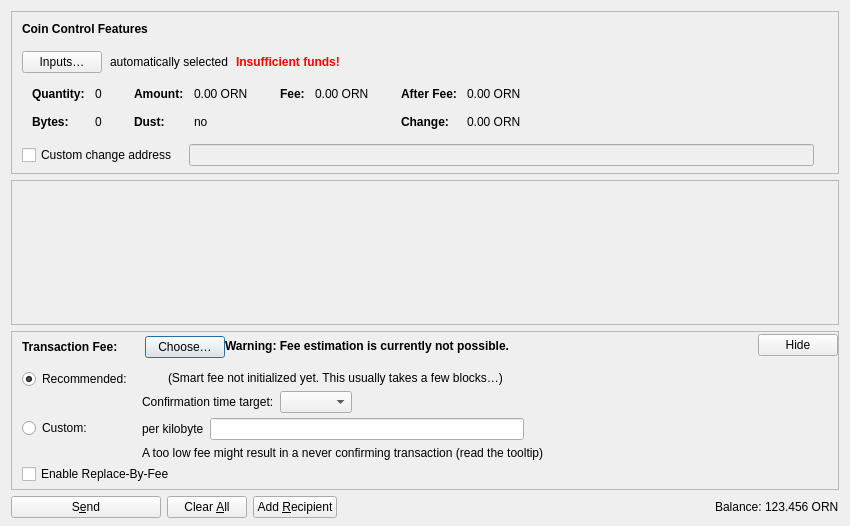
<?xml version="1.0" encoding="UTF-8"?>
<ui version="4.0">
 <class>SendCoinsDialog</class>
 <widget class="QDialog" name="SendCoinsDialog">
  <property name="geometry">
   <rect>
    <x>0</x>
    <y>0</y>
    <width>850</width>
    <height>526</height>
   </rect>
  </property>
  <property name="windowTitle">
   <string>Send Coins</string>
  </property>
  <layout class="QVBoxLayout" name="verticalLayout" stretch="0,1,0,0">
   <property name="bottomMargin">
    <number>8</number>
   </property>
   <item>
    <widget class="QFrame" name="frameCoinControl">
     <property name="sizePolicy">
      <sizepolicy hsizetype="Expanding" vsizetype="Expanding">
       <horstretch>0</horstretch>
       <verstretch>0</verstretch>
      </sizepolicy>
     </property>
     <property name="maximumSize">
      <size>
       <width>16777215</width>
       <height>16777215</height>
      </size>
     </property>
     <property name="frameShape">
      <enum>QFrame::StyledPanel</enum>
     </property>
     <property name="frameShadow">
      <enum>QFrame::Sunken</enum>
     </property>
     <layout class="QVBoxLayout" name="verticalLayoutCoinControl2">
      <property name="spacing">
       <number>0</number>
      </property>
      <property name="leftMargin">
       <number>0</number>
      </property>
      <property name="topMargin">
       <number>0</number>
      </property>
      <property name="rightMargin">
       <number>0</number>
      </property>
      <property name="bottomMargin">
       <number>6</number>
      </property>
      <item>
       <layout class="QVBoxLayout" name="verticalLayoutCoinControl" stretch="0,0,0,0,1">
        <property name="spacing">
         <number>0</number>
        </property>
        <property name="leftMargin">
         <number>10</number>
        </property>
        <property name="topMargin">
         <number>10</number>
        </property>
        <item>
         <layout class="QHBoxLayout" name="horizontalLayoutCoinControl1">
          <property name="bottomMargin">
           <number>15</number>
          </property>
          <item>
           <widget class="QLabel" name="labelCoinControlFeatures">
            <property name="sizePolicy">
             <sizepolicy hsizetype="Preferred" vsizetype="Maximum">
              <horstretch>0</horstretch>
              <verstretch>0</verstretch>
             </sizepolicy>
            </property>
            <property name="font">
             <font>
              <weight>75</weight>
              <bold>true</bold>
             </font>
            </property>
            <property name="styleSheet">
             <string notr="true">font-weight:bold;</string>
            </property>
            <property name="text">
             <string>Coin Control Features</string>
            </property>
           </widget>
          </item>
         </layout>
        </item>
        <item>
         <layout class="QHBoxLayout" name="horizontalLayoutCoinControl2" stretch="0,0,0,0">
          <property name="spacing">
           <number>8</number>
          </property>
          <property name="bottomMargin">
           <number>10</number>
          </property>
          <item>
           <widget class="QPushButton" name="pushButtonCoinControl">
            <property name="styleSheet">
             <string notr="true"/>
            </property>
            <property name="text">
             <string>Inputs…</string>
            </property>
            <property name="autoDefault">
             <bool>false</bool>
            </property>
           </widget>
          </item>
          <item>
           <widget class="QLabel" name="labelCoinControlAutomaticallySelected">
            <property name="text">
             <string>automatically selected</string>
            </property>
            <property name="margin">
             <number>5</number>
            </property>
           </widget>
          </item>
          <item>
           <widget class="QLabel" name="labelCoinControlInsuffFunds">
            <property name="font">
             <font>
              <weight>75</weight>
              <bold>true</bold>
             </font>
            </property>
            <property name="styleSheet">
             <string notr="true">color:red;font-weight:bold;</string>
            </property>
            <property name="text">
             <string>Insufficient funds!</string>
            </property>
            <property name="margin">
             <number>5</number>
            </property>
           </widget>
          </item>
          <item>
           <spacer name="horizontalSpacerCoinControl">
            <property name="orientation">
             <enum>Qt::Horizontal</enum>
            </property>
            <property name="sizeHint" stdset="0">
             <size>
              <width>40</width>
              <height>1</height>
             </size>
            </property>
           </spacer>
          </item>
         </layout>
        </item>
        <item>
         <widget class="QWidget" name="widgetCoinControl" native="true">
          <property name="sizePolicy">
           <sizepolicy hsizetype="Preferred" vsizetype="Preferred">
            <horstretch>0</horstretch>
            <verstretch>0</verstretch>
           </sizepolicy>
          </property>
          <property name="minimumSize">
           <size>
            <width>0</width>
            <height>0</height>
           </size>
          </property>
          <property name="styleSheet">
           <string notr="true"/>
          </property>
          <layout class="QHBoxLayout" name="horizontalLayoutCoinControl5">
           <property name="leftMargin">
            <number>0</number>
           </property>
           <property name="topMargin">
            <number>0</number>
           </property>
           <property name="rightMargin">
            <number>0</number>
           </property>
           <property name="bottomMargin">
            <number>0</number>
           </property>
           <item>
            <layout class="QHBoxLayout" name="horizontalLayoutCoinControl3" stretch="0,0,0,1">
             <property name="spacing">
              <number>20</number>
             </property>
             <property name="topMargin">
              <number>0</number>
             </property>
             <property name="bottomMargin">
              <number>10</number>
             </property>
             <item>
              <layout class="QFormLayout" name="formLayoutCoinControl1">
               <property name="horizontalSpacing">
                <number>10</number>
               </property>
               <property name="verticalSpacing">
                <number>14</number>
               </property>
               <property name="leftMargin">
                <number>10</number>
               </property>
               <property name="topMargin">
                <number>4</number>
               </property>
               <property name="rightMargin">
                <number>6</number>
               </property>
               <item row="0" column="0">
                <widget class="QLabel" name="labelCoinControlQuantityText">
                 <property name="font">
                  <font>
                   <weight>75</weight>
                   <bold>true</bold>
                  </font>
                 </property>
                 <property name="text">
                  <string>Quantity:</string>
                 </property>
                 <property name="margin">
                  <number>0</number>
                 </property>
                </widget>
               </item>
               <item row="0" column="1">
                <widget class="QLabel" name="labelCoinControlQuantity">
                 <property name="cursor">
                  <cursorShape>IBeamCursor</cursorShape>
                 </property>
                 <property name="contextMenuPolicy">
                  <enum>Qt::ActionsContextMenu</enum>
                 </property>
                 <property name="text">
                  <string notr="true">0</string>
                 </property>
                 <property name="margin">
                  <number>0</number>
                 </property>
                 <property name="textInteractionFlags">
                  <set>Qt::LinksAccessibleByMouse|Qt::TextSelectableByKeyboard|Qt::TextSelectableByMouse</set>
                 </property>
                </widget>
               </item>
               <item row="1" column="0">
                <widget class="QLabel" name="labelCoinControlBytesText">
                 <property name="font">
                  <font>
                   <weight>75</weight>
                   <bold>true</bold>
                  </font>
                 </property>
                 <property name="text">
                  <string>Bytes:</string>
                 </property>
                </widget>
               </item>
               <item row="1" column="1">
                <widget class="QLabel" name="labelCoinControlBytes">
                 <property name="cursor">
                  <cursorShape>IBeamCursor</cursorShape>
                 </property>
                 <property name="contextMenuPolicy">
                  <enum>Qt::ActionsContextMenu</enum>
                 </property>
                 <property name="text">
                  <string notr="true">0</string>
                 </property>
                 <property name="textInteractionFlags">
                  <set>Qt::LinksAccessibleByMouse|Qt::TextSelectableByKeyboard|Qt::TextSelectableByMouse</set>
                 </property>
                </widget>
               </item>
              </layout>
             </item>
             <item>
              <layout class="QFormLayout" name="formLayoutCoinControl2">
               <property name="horizontalSpacing">
                <number>10</number>
               </property>
               <property name="verticalSpacing">
                <number>14</number>
               </property>
               <property name="leftMargin">
                <number>6</number>
               </property>
               <property name="topMargin">
                <number>4</number>
               </property>
               <property name="rightMargin">
                <number>6</number>
               </property>
               <item row="0" column="0">
                <widget class="QLabel" name="labelCoinControlAmountText">
                 <property name="font">
                  <font>
                   <weight>75</weight>
                   <bold>true</bold>
                  </font>
                 </property>
                 <property name="text">
                  <string>Amount:</string>
                 </property>
                 <property name="margin">
                  <number>0</number>
                 </property>
                </widget>
               </item>
               <item row="0" column="1">
                <widget class="QLabel" name="labelCoinControlAmount">
                 <property name="cursor">
                  <cursorShape>IBeamCursor</cursorShape>
                 </property>
                 <property name="contextMenuPolicy">
                  <enum>Qt::ActionsContextMenu</enum>
                 </property>
                 <property name="text">
                  <string notr="true">0.00 ORN</string>
                 </property>
                 <property name="textInteractionFlags">
                  <set>Qt::LinksAccessibleByMouse|Qt::TextSelectableByKeyboard|Qt::TextSelectableByMouse</set>
                 </property>
                </widget>
               </item>
               <item row="1" column="0">
                <widget class="QLabel" name="labelCoinControlLowOutputText">
                 <property name="font">
                  <font>
                   <weight>75</weight>
                   <bold>true</bold>
                  </font>
                 </property>
                 <property name="text">
                  <string>Dust:</string>
                 </property>
                </widget>
               </item>
               <item row="1" column="1">
                <widget class="QLabel" name="labelCoinControlLowOutput">
                 <property name="cursor">
                  <cursorShape>IBeamCursor</cursorShape>
                 </property>
                 <property name="contextMenuPolicy">
                  <enum>Qt::ActionsContextMenu</enum>
                 </property>
                 <property name="text">
                  <string notr="true">no</string>
                 </property>
                 <property name="textInteractionFlags">
                  <set>Qt::LinksAccessibleByMouse|Qt::TextSelectableByKeyboard|Qt::TextSelectableByMouse</set>
                 </property>
                </widget>
               </item>
              </layout>
             </item>
             <item>
              <layout class="QFormLayout" name="formLayoutCoinControl3">
               <property name="horizontalSpacing">
                <number>10</number>
               </property>
               <property name="verticalSpacing">
                <number>14</number>
               </property>
               <property name="leftMargin">
                <number>6</number>
               </property>
               <property name="topMargin">
                <number>4</number>
               </property>
               <property name="rightMargin">
                <number>6</number>
               </property>
               <item row="0" column="0">
                <widget class="QLabel" name="labelCoinControlFeeText">
                 <property name="font">
                  <font>
                   <weight>75</weight>
                   <bold>true</bold>
                  </font>
                 </property>
                 <property name="text">
                  <string>Fee:</string>
                 </property>
                 <property name="margin">
                  <number>0</number>
                 </property>
                </widget>
               </item>
               <item row="0" column="1">
                <widget class="QLabel" name="labelCoinControlFee">
                 <property name="cursor">
                  <cursorShape>IBeamCursor</cursorShape>
                 </property>
                 <property name="contextMenuPolicy">
                  <enum>Qt::ActionsContextMenu</enum>
                 </property>
                 <property name="text">
                  <string notr="true">0.00 ORN</string>
                 </property>
                 <property name="textInteractionFlags">
                  <set>Qt::LinksAccessibleByMouse|Qt::TextSelectableByKeyboard|Qt::TextSelectableByMouse</set>
                 </property>
                </widget>
               </item>
              </layout>
             </item>
             <item>
              <layout class="QFormLayout" name="formLayoutCoinControl4">
               <property name="horizontalSpacing">
                <number>10</number>
               </property>
               <property name="verticalSpacing">
                <number>14</number>
               </property>
               <property name="leftMargin">
                <number>6</number>
               </property>
               <property name="topMargin">
                <number>4</number>
               </property>
               <property name="rightMargin">
                <number>6</number>
               </property>
               <item row="0" column="0">
                <widget class="QLabel" name="labelCoinControlAfterFeeText">
                 <property name="font">
                  <font>
                   <weight>75</weight>
                   <bold>true</bold>
                  </font>
                 </property>
                 <property name="text">
                  <string>After Fee:</string>
                 </property>
                 <property name="margin">
                  <number>0</number>
                 </property>
                </widget>
               </item>
               <item row="0" column="1">
                <widget class="QLabel" name="labelCoinControlAfterFee">
                 <property name="cursor">
                  <cursorShape>IBeamCursor</cursorShape>
                 </property>
                 <property name="contextMenuPolicy">
                  <enum>Qt::ActionsContextMenu</enum>
                 </property>
                 <property name="text">
                  <string notr="true">0.00 ORN</string>
                 </property>
                 <property name="textInteractionFlags">
                  <set>Qt::LinksAccessibleByMouse|Qt::TextSelectableByKeyboard|Qt::TextSelectableByMouse</set>
                 </property>
                </widget>
               </item>
               <item row="1" column="0">
                <widget class="QLabel" name="labelCoinControlChangeText">
                 <property name="font">
                  <font>
                   <weight>75</weight>
                   <bold>true</bold>
                  </font>
                 </property>
                 <property name="text">
                  <string>Change:</string>
                 </property>
                </widget>
               </item>
               <item row="1" column="1">
                <widget class="QLabel" name="labelCoinControlChange">
                 <property name="cursor">
                  <cursorShape>IBeamCursor</cursorShape>
                 </property>
                 <property name="contextMenuPolicy">
                  <enum>Qt::ActionsContextMenu</enum>
                 </property>
                 <property name="text">
                  <string notr="true">0.00 ORN</string>
                 </property>
                 <property name="textInteractionFlags">
                  <set>Qt::LinksAccessibleByMouse|Qt::TextSelectableByKeyboard|Qt::TextSelectableByMouse</set>
                 </property>
                </widget>
               </item>
              </layout>
             </item>
            </layout>
           </item>
          </layout>
         </widget>
        </item>
        <item>
         <layout class="QHBoxLayout" name="horizontalLayoutCoinControl4" stretch="0,0,0">
          <property name="spacing">
           <number>12</number>
          </property>
          <property name="sizeConstraint">
           <enum>QLayout::SetDefaultConstraint</enum>
          </property>
          <property name="topMargin">
           <number>5</number>
          </property>
          <property name="rightMargin">
           <number>5</number>
          </property>
          <item>
           <widget class="QCheckBox" name="checkBoxCoinControlChange">
            <property name="toolTip">
             <string>If this is activated, but the change address is empty or invalid, change will be sent to a newly generated address.</string>
            </property>
            <property name="text">
             <string>Custom change address</string>
            </property>
           </widget>
          </item>
          <item>
           <widget class="QValidatedLineEdit" name="lineEditCoinControlChange">
            <property name="enabled">
             <bool>false</bool>
            </property>
            <property name="sizePolicy">
             <sizepolicy hsizetype="Expanding" vsizetype="Fixed">
              <horstretch>0</horstretch>
              <verstretch>0</verstretch>
             </sizepolicy>
            </property>
           </widget>
          </item>
          <item>
           <widget class="QLabel" name="labelCoinControlChangeLabel">
            <property name="sizePolicy">
             <sizepolicy hsizetype="Preferred" vsizetype="Expanding">
              <horstretch>0</horstretch>
              <verstretch>0</verstretch>
             </sizepolicy>
            </property>
            <property name="minimumSize">
             <size>
              <width>0</width>
              <height>0</height>
             </size>
            </property>
            <property name="text">
             <string/>
            </property>
            <property name="margin">
             <number>3</number>
            </property>
           </widget>
          </item>
         </layout>
        </item>
        <item>
         <spacer name="verticalSpacerCoinControl">
          <property name="orientation">
           <enum>Qt::Vertical</enum>
          </property>
          <property name="sizeHint" stdset="0">
           <size>
            <width>800</width>
            <height>1</height>
           </size>
          </property>
         </spacer>
        </item>
       </layout>
      </item>
     </layout>
    </widget>
   </item>
   <item>
    <widget class="QScrollArea" name="scrollArea">
     <property name="widgetResizable">
      <bool>true</bool>
     </property>
     <widget class="QWidget" name="scrollAreaWidgetContents">
      <property name="geometry">
       <rect>
        <x>0</x>
        <y>0</y>
        <width>830</width>
        <height>104</height>
       </rect>
      </property>
      <layout class="QVBoxLayout" name="verticalLayout_2" stretch="0,1">
       <property name="leftMargin">
        <number>0</number>
       </property>
       <property name="topMargin">
        <number>0</number>
       </property>
       <property name="rightMargin">
        <number>0</number>
       </property>
       <property name="bottomMargin">
        <number>0</number>
       </property>
       <item>
        <layout class="QVBoxLayout" name="entries">
         <property name="spacing">
          <number>6</number>
         </property>
        </layout>
       </item>
       <item>
        <spacer name="verticalSpacer">
         <property name="orientation">
          <enum>Qt::Vertical</enum>
         </property>
         <property name="sizeHint" stdset="0">
          <size>
           <width>20</width>
           <height>40</height>
          </size>
         </property>
        </spacer>
       </item>
      </layout>
     </widget>
    </widget>
   </item>
   <item>
    <widget class="QFrame" name="frameFee">
     <property name="sizePolicy">
      <sizepolicy hsizetype="Expanding" vsizetype="Expanding">
       <horstretch>0</horstretch>
       <verstretch>0</verstretch>
      </sizepolicy>
     </property>
     <property name="maximumSize">
      <size>
       <width>16777215</width>
       <height>16777215</height>
      </size>
     </property>
     <property name="frameShape">
      <enum>QFrame::StyledPanel</enum>
     </property>
     <property name="frameShadow">
      <enum>QFrame::Sunken</enum>
     </property>
     <layout class="QVBoxLayout" name="verticalLayoutFee1">
      <property name="spacing">
       <number>0</number>
      </property>
      <property name="leftMargin">
       <number>0</number>
      </property>
      <property name="topMargin">
       <number>0</number>
      </property>
      <property name="rightMargin">
       <number>0</number>
      </property>
      <property name="bottomMargin">
       <number>0</number>
      </property>
      <item>
       <layout class="QVBoxLayout" name="verticalLayoutFee2" stretch="0,0,0">
        <property name="spacing">
         <number>0</number>
        </property>
        <property name="leftMargin">
         <number>10</number>
        </property>
        <property name="topMargin">
         <number>0</number>
        </property>
        <item>
         <layout class="QHBoxLayout" name="horizontalLayoutFee1">
          <property name="bottomMargin">
           <number>0</number>
          </property>
          <item>
           <layout class="QVBoxLayout" name="verticalLayoutFee7">
            <property name="spacing">
             <number>0</number>
            </property>
            <item>
             <spacer name="verticalSpacerSmartFee">
              <property name="orientation">
               <enum>Qt::Vertical</enum>
              </property>
              <property name="sizeType">
               <enum>QSizePolicy::Fixed</enum>
              </property>
              <property name="sizeHint" stdset="0">
               <size>
                <width>1</width>
                <height>4</height>
               </size>
              </property>
             </spacer>
            </item>
            <item>
             <layout class="QHBoxLayout" name="horizontalLayoutSmartFee">
              <property name="spacing">
               <number>10</number>
              </property>
              <item>
               <widget class="QLabel" name="labelFeeHeadline">
                <property name="sizePolicy">
                 <sizepolicy hsizetype="Preferred" vsizetype="Maximum">
                  <horstretch>0</horstretch>
                  <verstretch>0</verstretch>
                 </sizepolicy>
                </property>
                <property name="font">
                 <font>
                  <weight>75</weight>
                  <bold>true</bold>
                 </font>
                </property>
                <property name="styleSheet">
                 <string notr="true">font-weight:bold;</string>
                </property>
                <property name="text">
                 <string>Transaction Fee:</string>
                </property>
               </widget>
              </item>
              <item>
               <widget class="QLabel" name="labelFeeMinimized">
                <property name="text">
                 <string/>
                </property>
               </widget>
              </item>
              <item>
               <widget class="QPushButton" name="buttonChooseFee">
                <property name="text">
                 <string>Choose…</string>
                </property>
               </widget>
              </item>
             </layout>
            </item>
            <item>
             <spacer name="verticalSpacer_5">
              <property name="orientation">
               <enum>Qt::Vertical</enum>
              </property>
              <property name="sizeHint" stdset="0">
               <size>
                <width>1</width>
                <height>1</height>
               </size>
              </property>
             </spacer>
            </item>
           </layout>
          </item>
          <item>
           <widget class="QLabel" name="fallbackFeeWarningLabel">
            <property name="toolTip">
             <string>Using the fallbackfee can result in sending a transaction that will take several hours or days (or never) to confirm. Consider choosing your fee manually or wait until you have validated the complete chain.</string>
            </property>
            <property name="font">
            <font>
                <weight>75</weight>
                <bold>true</bold>
            </font>
            </property>
            <property name="text">
             <string>Warning: Fee estimation is currently not possible.</string>
            </property>
            <property name="wordWrap">
             <bool>false</bool>
            </property>
           </widget>
          </item>
          <item>
           <spacer name="horizontalSpacer_4">
            <property name="orientation">
             <enum>Qt::Horizontal</enum>
            </property>
            <property name="sizeType">
             <enum>QSizePolicy::MinimumExpanding</enum>
            </property>
            <property name="sizeHint" stdset="0">
             <size>
              <width>40</width>
              <height>20</height>
             </size>
            </property>
           </spacer>
          </item>
          <item>
           <widget class="QPushButton" name="buttonMinimizeFee">
            <property name="toolTip">
             <string>Hide transaction fee settings</string>
            </property>
            <property name="text">
             <string>Hide</string>
            </property>
           </widget>
          </item>
         </layout>
        </item>
        <item>
         <widget class="QFrame" name="frameFeeSelection">
          <layout class="QVBoxLayout" name="verticalLayoutFee12">
           <property name="spacing">
            <number>0</number>
           </property>
           <property name="leftMargin">
            <number>0</number>
           </property>
           <property name="topMargin">
            <number>0</number>
           </property>
           <property name="rightMargin">
            <number>0</number>
           </property>
           <property name="bottomMargin">
            <number>0</number>
           </property>
           <item>
            <layout class="QGridLayout" name="gridLayoutFee">
             <property name="topMargin">
              <number>10</number>
             </property>
             <property name="bottomMargin">
              <number>4</number>
             </property>
             <property name="horizontalSpacing">
              <number>10</number>
             </property>
             <property name="verticalSpacing">
              <number>4</number>
             </property>
             <item row="1" column="1">
              <layout class="QVBoxLayout" name="verticalLayoutFee8">
               <property name="spacing">
                <number>6</number>
               </property>
               <item>
                <layout class="QHBoxLayout" name="horizontalLayoutFee13">
                 <item>
                  <widget class="QLabel" name="labelCustomPerKilobyte">
                   <property name="toolTip">
                    <string>Specify a custom fee per kB (1,000 bytes) of the transaction's virtual size.

Note:  Since the fee is calculated on a per-byte basis, a fee rate of "100 satoshis per kvB" for a transaction size of 500 virtual bytes (half of 1 kvB) would ultimately yield a fee of only 50 satoshis.</string>
                   </property>
                   <property name="text">
                    <string>per kilobyte</string>
                   </property>
                  </widget>
                 </item>
                 <item>
                  <widget class="OrionAmountField" name="customFee"/>
                 </item>
                 <item>
                  <spacer name="horizontalSpacer_6">
                   <property name="orientation">
                    <enum>Qt::Horizontal</enum>
                   </property>
                   <property name="sizeHint" stdset="0">
                    <size>
                     <width>1</width>
                     <height>1</height>
                    </size>
                   </property>
                  </spacer>
                 </item>
                </layout>
               </item>
               <item>
                <layout class="QHBoxLayout" name="horizontalLayoutFee8">
                 <item>
                  <widget class="QLabel" name="labelCustomFeeWarning">
                   <property name="enabled">
                    <bool>true</bool>
                   </property>
                   <property name="toolTip">
                    <string>When there is less transaction volume than space in the blocks, miners as well as relaying nodes may enforce a minimum fee. Paying only this minimum fee is just fine, but be aware that this can result in a never confirming transaction once there is more demand for orion transactions than the network can process.</string>
                   </property>
                   <property name="text">
                    <string>A too low fee might result in a never confirming transaction (read the tooltip)</string>
                   </property>
                  </widget>
                 </item>
                 <item>
                  <spacer name="horizontalSpacer_2">
                   <property name="orientation">
                    <enum>Qt::Horizontal</enum>
                   </property>
                   <property name="sizeHint" stdset="0">
                    <size>
                     <width>1</width>
                     <height>1</height>
                    </size>
                   </property>
                  </spacer>
                 </item>
                </layout>
               </item>
              </layout>
             </item>
             <item row="0" column="0">
              <layout class="QVBoxLayout" name="verticalLayoutFee4" stretch="0,1">
               <item>
                <widget class="QRadioButton" name="radioSmartFee">
                 <property name="text">
                  <string>Recommended:</string>
                 </property>
                 <property name="checked">
                  <bool>true</bool>
                 </property>
                 <attribute name="buttonGroup">
                  <string notr="true">groupFee</string>
                 </attribute>
                </widget>
               </item>
               <item>
                <spacer name="verticalSpacer_2">
                 <property name="orientation">
                  <enum>Qt::Vertical</enum>
                 </property>
                 <property name="sizeHint" stdset="0">
                  <size>
                   <width>1</width>
                   <height>1</height>
                  </size>
                 </property>
                </spacer>
               </item>
              </layout>
             </item>
             <item row="1" column="0">
              <layout class="QVBoxLayout" name="verticalLayoutFee9" stretch="0,1">
               <item>
                <widget class="QRadioButton" name="radioCustomFee">
                 <property name="text">
                  <string>Custom:</string>
                 </property>
                 <attribute name="buttonGroup">
                  <string notr="true">groupFee</string>
                 </attribute>
                </widget>
               </item>
               <item>
                <spacer name="verticalSpacer_6">
                 <property name="orientation">
                  <enum>Qt::Vertical</enum>
                 </property>
                 <property name="sizeHint" stdset="0">
                  <size>
                   <width>1</width>
                   <height>1</height>
                  </size>
                 </property>
                </spacer>
               </item>
              </layout>
             </item>
             <item row="0" column="1">
              <layout class="QVBoxLayout" name="verticalLayoutFee3" stretch="0,0,1">
               <property name="spacing">
                <number>6</number>
               </property>
               <property name="topMargin">
                <number>2</number>
               </property>
               <item>
                <layout class="QHBoxLayout" name="horizontalLayoutFee12">
                 <item>
                  <widget class="QLabel" name="labelSmartFee">
                   <property name="text">
                    <string/>
                   </property>
                  </widget>
                 </item>
                 <item>
                  <widget class="QLabel" name="labelFeeEstimation">
                   <property name="text">
                    <string/>
                   </property>
                  </widget>
                 </item>
                 <item>
                  <widget class="QLabel" name="labelSmartFee2">
                   <property name="text">
                    <string>(Smart fee not initialized yet. This usually takes a few blocks…)</string>
                   </property>
                  </widget>
                 </item>
                 <item>
                  <spacer name="horizontalSpacer_5">
                   <property name="orientation">
                    <enum>Qt::Horizontal</enum>
                   </property>
                   <property name="sizeHint" stdset="0">
                    <size>
                     <width>1</width>
                     <height>1</height>
                    </size>
                   </property>
                  </spacer>
                 </item>
                </layout>
               </item>
               <item>
                <layout class="QHBoxLayout" name="horizontalLayoutFee9">
                 <item>
                  <layout class="QVBoxLayout" name="verticalLayoutFee6">
                   <item>
                    <widget class="QLabel" name="labelSmartFee3">
                     <property name="text">
                      <string>Confirmation time target:</string>
                     </property>
                    </widget>
                   </item>
                  </layout>
                 </item>
                 <item>
                  <layout class="QVBoxLayout" name="verticalLayoutFee5">
                   <property name="rightMargin">
                    <number>30</number>
                   </property>
                   <item>
                    <layout class="QHBoxLayout" name="horizontalLayoutConfTarget">
                     <property name="bottomMargin">
                      <number>0</number>
                     </property>
                     <item>
                      <widget class="QComboBox" name="confTargetSelector"/>
                     </item>
                     <item>
                      <spacer name="horizontalSpacerConfTarget">
                       <property name="orientation">
                        <enum>Qt::Horizontal</enum>
                       </property>
                       <property name="sizeHint" stdset="0">
                        <size>
                         <width>40</width>
                         <height>20</height>
                        </size>
                       </property>
                      </spacer>
                     </item>
                    </layout>
                   </item>
                  </layout>
                 </item>
                </layout>
               </item>
               <item>
                <spacer name="verticalSpacer_4">
                 <property name="orientation">
                  <enum>Qt::Vertical</enum>
                 </property>
                 <property name="sizeHint" stdset="0">
                  <size>
                   <width>1</width>
                   <height>1</height>
                  </size>
                 </property>
                </spacer>
               </item>
              </layout>
             </item>
            </layout>
           </item>
           <item>
            <widget class="QCheckBox" name="optInRBF">
             <property name="text">
              <string>Enable Replace-By-Fee</string>
             </property>
             <property name="toolTip">
              <string>With Replace-By-Fee (BIP-125) you can increase a transaction's fee after it is sent. Without this, a higher fee may be recommended to compensate for increased transaction delay risk.</string>
             </property>
            </widget>
           </item>
          </layout>
         </widget>
        </item>
        <item>
         <spacer name="verticalSpacerFee">
          <property name="orientation">
           <enum>Qt::Vertical</enum>
          </property>
          <property name="sizeHint" stdset="0">
           <size>
            <width>40</width>
            <height>5</height>
           </size>
          </property>
         </spacer>
        </item>
       </layout>
      </item>
     </layout>
    </widget>
   </item>
   <item>
    <layout class="QHBoxLayout" name="horizontalLayout">
     <item>
      <widget class="QPushButton" name="sendButton">
       <property name="minimumSize">
        <size>
         <width>150</width>
         <height>0</height>
        </size>
       </property>
       <property name="toolTip">
        <string>Confirm the send action</string>
       </property>
       <property name="text">
        <string>S&amp;end</string>
       </property>
       <property name="icon">
        <iconset resource="../orion.qrc">
         <normaloff>:/icons/send</normaloff>:/icons/send</iconset>
       </property>
       <property name="autoDefault">
        <bool>false</bool>
       </property>
       <property name="default">
        <bool>false</bool>
       </property>
      </widget>
     </item>
     <item>
      <widget class="QPushButton" name="clearButton">
       <property name="sizePolicy">
        <sizepolicy hsizetype="Minimum" vsizetype="Fixed">
         <horstretch>0</horstretch>
         <verstretch>0</verstretch>
        </sizepolicy>
       </property>
       <property name="toolTip">
        <string>Clear all fields of the form.</string>
       </property>
       <property name="text">
        <string>Clear &amp;All</string>
       </property>
       <property name="icon">
        <iconset resource="../orion.qrc">
         <normaloff>:/icons/remove</normaloff>:/icons/remove</iconset>
       </property>
       <property name="autoDefault">
        <bool>false</bool>
       </property>
      </widget>
     </item>
     <item>
      <widget class="QPushButton" name="addButton">
       <property name="toolTip">
        <string>Send to multiple recipients at once</string>
       </property>
       <property name="text">
        <string>Add &amp;Recipient</string>
       </property>
       <property name="icon">
        <iconset resource="../orion.qrc">
         <normaloff>:/icons/add</normaloff>:/icons/add</iconset>
       </property>
       <property name="autoDefault">
        <bool>false</bool>
       </property>
      </widget>
     </item>
     <item>
      <spacer name="horizontalSpacer">
       <property name="orientation">
        <enum>Qt::Horizontal</enum>
       </property>
       <property name="sizeHint" stdset="0">
        <size>
         <width>40</width>
         <height>20</height>
        </size>
       </property>
      </spacer>
     </item>
     <item>
      <layout class="QHBoxLayout" name="horizontalLayout_2">
       <property name="spacing">
        <number>3</number>
       </property>
       <item>
        <widget class="QLabel" name="labelBalanceName">
         <property name="sizePolicy">
          <sizepolicy hsizetype="Preferred" vsizetype="Fixed">
           <horstretch>0</horstretch>
           <verstretch>0</verstretch>
          </sizepolicy>
         </property>
         <property name="text">
          <string>Balance:</string>
         </property>
        </widget>
       </item>
       <item>
        <widget class="QLabel" name="labelBalance">
         <property name="sizePolicy">
          <sizepolicy hsizetype="Preferred" vsizetype="Fixed">
           <horstretch>0</horstretch>
           <verstretch>0</verstretch>
          </sizepolicy>
         </property>
         <property name="cursor">
          <cursorShape>IBeamCursor</cursorShape>
         </property>
         <property name="text">
          <string notr="true">123.456 ORN</string>
         </property>
         <property name="textInteractionFlags">
          <set>Qt::LinksAccessibleByMouse|Qt::TextSelectableByKeyboard|Qt::TextSelectableByMouse</set>
         </property>
        </widget>
       </item>
      </layout>
     </item>
    </layout>
   </item>
  </layout>
 </widget>
 <customwidgets>
  <customwidget>
   <class>QValidatedLineEdit</class>
   <extends>QLineEdit</extends>
   <header>qt/qvalidatedlineedit.h</header>
  </customwidget>
  <customwidget>
   <class>OrionAmountField</class>
   <extends>QLineEdit</extends>
   <header>qt/orionamountfield.h</header>
   <container>1</container>
  </customwidget>
 </customwidgets>
 <resources>
  <include location="../orion.qrc"/>
 </resources>
 <connections/>
 <buttongroups>
  <buttongroup name="groupFee"/>
 </buttongroups>
</ui>
